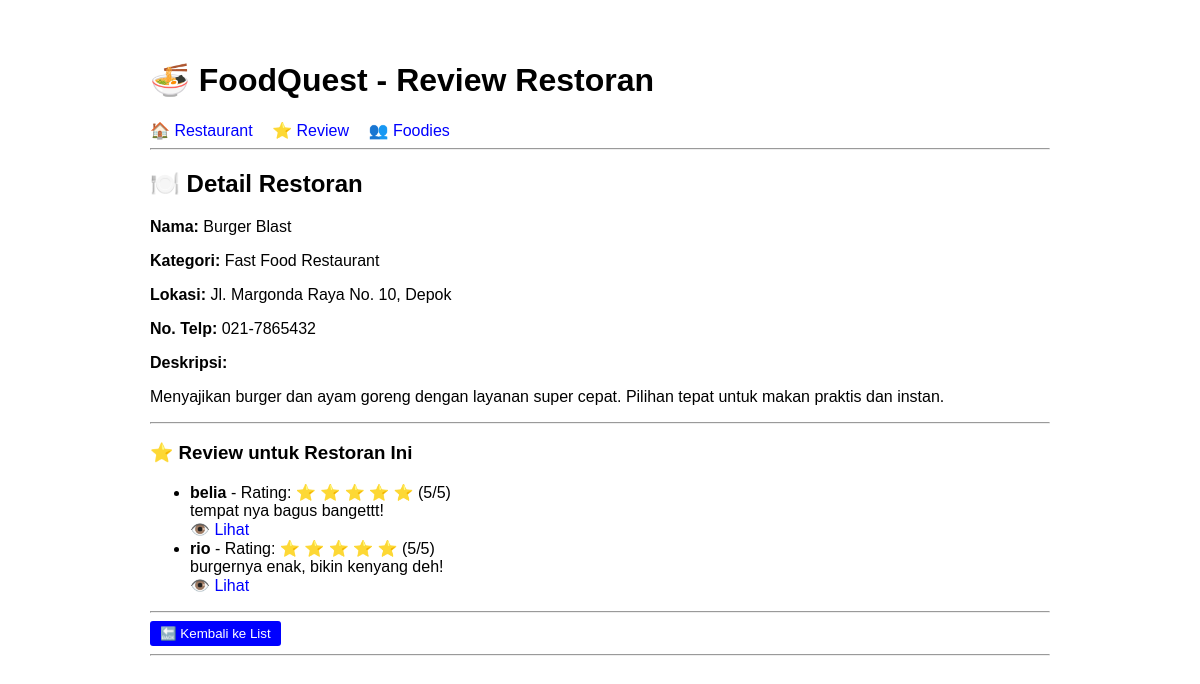
The page /restaurants/1/ on the database as committed earlier.
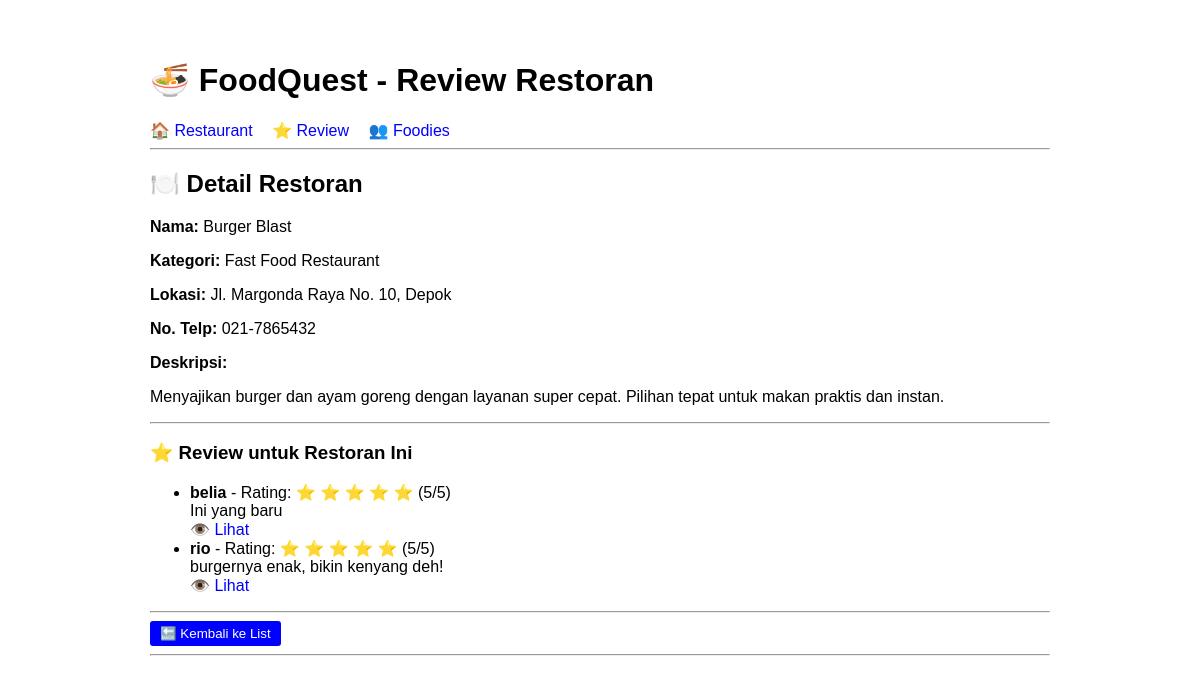
The same page on the database as committed later.
### restaurant/models.py (models this page shows, shortened)
class Review(models.Model):
    RATING_CHOICES = [(i, i) for i in range(1, 6)]
    restaurant = models.ForeignKey(Restaurant, on_delete=models.CASCADE, related_name='reviews')
    foodie = models.ForeignKey(Foodie, on_delete=models.CASCADE, related_name='reviews')
    rating = models.IntegerField(choices=RATING_CHOICES)
    komentar = models.TextField()
    waktu_review = models.DateTimeField(auto_now_add=True)
    class Meta:
        verbose_name_plural = "Reviews"
        ordering = ['-waktu_review']

class Foodie(models.Model):
    username = models.CharField(max_length=150, unique=True)
    email = models.EmailField(unique=True)
    waktu = models.DateTimeField(auto_now_add=True)
    class Meta:
        verbose_name_plural = "Foodies"

### restaurant/views.py (the view)
# urls.py: path('restaurants/<int:pk>/', views.RestaurantDetailView.as_view(), name='restaurant_detail'),
class RestaurantDetailView(DetailView):
    model = Restaurant
    template_name = 'restaurant/restaurant_detail.html'
    context_object_name = 'restaurant'

### restaurant/templates/restaurant/restaurant_detail.html
{% extends 'restaurant/base.html' %}
{% block content %}
<h2>🍽️ Detail Restoran</h2>
<p><strong>Nama:</strong> {{ restaurant.nama }}</p>
<p><strong>Kategori:</strong> {{ restaurant.get_kategori_display }}</p>
<p><strong>Lokasi:</strong> {{ restaurant.lokasi }}</p>
<p><strong>No. Telp:</strong> {{ restaurant.no_telp }}</p>
<p><strong>Deskripsi:</strong></p>
<p>{{ restaurant.deskripsi }}</p>
<hr>
<h3>⭐ Review untuk Restoran Ini</h3>
{% if restaurant.reviews.all %}
<ul>
    {% for review in restaurant.reviews.all %}
    <li>
        <strong>{{ review.foodie.username }}</strong>
        - Rating:
        {% for i in "12345" %}
            {% if i|add:0 <= review.rating %}⭐{% else %}☆{% endif %}
        {% endfor %}
        ({{ review.rating }}/5)
        <br>
        {{ review.komentar|truncatewords:20 }}
        <br>
        <a href="{% url 'review_detail' review.id %}">👁️ Lihat</a>
    </li>
    {% endfor %}
</ul>
{% else %}
<p>Belum ada review untuk restoran ini.</p>
{% endif %}
<hr>
<a href="{% url 'restaurant_list' %}"><button>🔙 Kembali ke List</button></a>
{% endblock %}

Rows that differ between the two databases and show on the page:
changed Review "belia": komentar "tempat nya bagus bangettt!" → "Ini yang baru"
